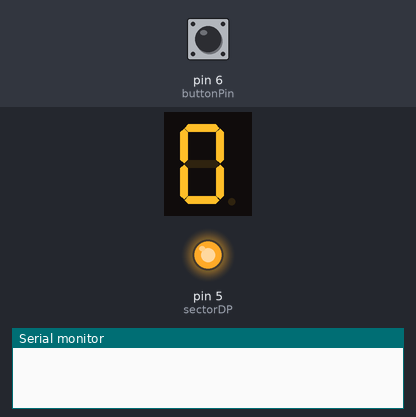
This sketch was run on a simulated Arduino Uno, built with avr-gcc and run on an emulated ATmega328P. Shown: 1-digit seven-segment display, output pins drawn as LEDs (lit = HIGH), the last lines printed to the serial monitor. Wiring (inferred from the names in the program): 1-digit 7-segment display, segments lit when HIGH: segments pin 8, pin 11, pin 12, pin 9, pin 10, pin 13, pin 7. The inputs (shaded band) are chosen by the test bench; at power-on: pin 6 (buttonPin) HIGH. The segment pins are drawn as the display they are named for; pins used as bus, display or sensor lines are not drawn.

Above: at 1.2 s.
1.3 s: pin 6 (buttonPin) pulled LOW for 1 s
At 2.7 s:
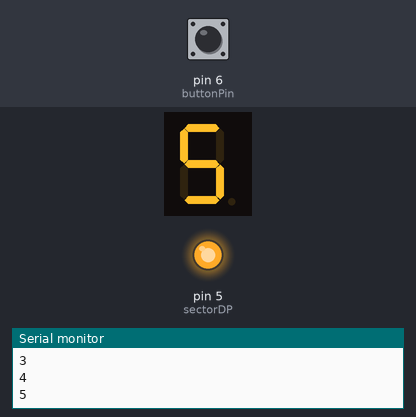
4.3 s: pin 6 (buttonPin) pulled LOW for 0.15 s
At 5.5 s:
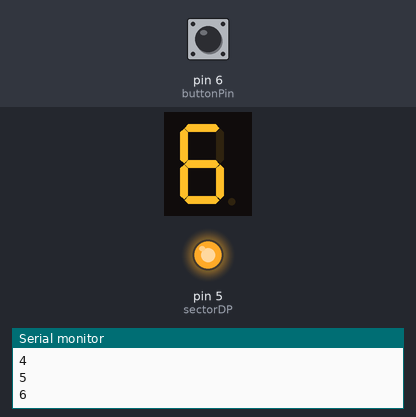
6.0 s: pin 6 (buttonPin) pulled LOW for 0.15 s
At 6.8 s:
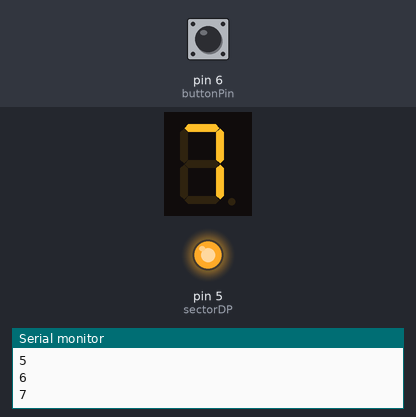
7.7 s: pin 6 (buttonPin) pulled LOW for 3.2 s
At 11.7 s:
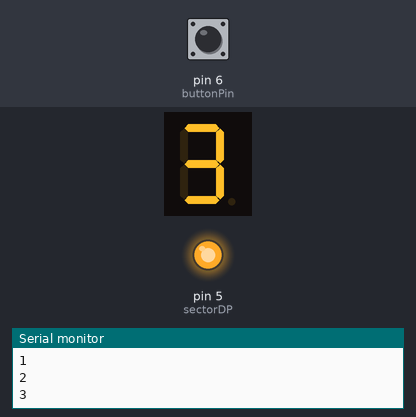
12.4 s: pin 6 (buttonPin) pulled LOW for 1 s
At 14.7 s:
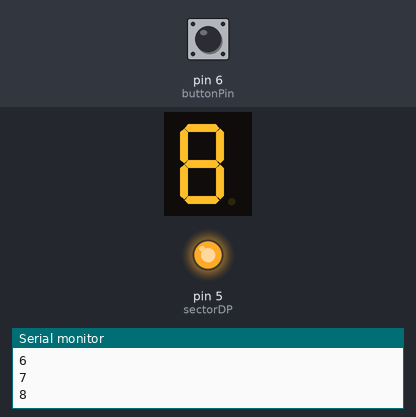
Timing chart, 0 to 16.2 s (numbered marks = the images above; inputs shaded):
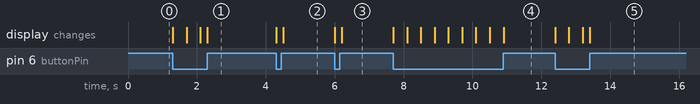

The sketch:

sketch_oct13a.ino
```cpp
// Define pins for the push button and 7-segment display segments (A-G and DP)
#define buttonPin 6
#define sectorA 12
#define sectorB 11
#define sectorC 8
#define sectorD 9
#define sectorE 10
#define sectorF 13
#define sectorG 7
#define sectorDP 5

void setup() {
  // Configure the button pin with an internal pull-up resistor
  pinMode(buttonPin, INPUT_PULLUP);

  // Configure all 7-segment display pins as outputs
  pinMode(sectorA, OUTPUT);
  pinMode(sectorB, OUTPUT);
  pinMode(sectorC, OUTPUT);
  pinMode(sectorD, OUTPUT);
  pinMode(sectorE, OUTPUT);
  pinMode(sectorF, OUTPUT);
  pinMode(sectorG, OUTPUT);
  pinMode(sectorDP, OUTPUT);

  // Initialize Serial communication for debugging at 9600 baud
  Serial.begin(9600);

  // Turn on the decimal point by default as an indicator and default 0 number
  digitalWrite(sectorDP, HIGH);
  digitalWrite(sectorA, HIGH);
  digitalWrite(sectorB, HIGH);
  digitalWrite(sectorC, HIGH);
  digitalWrite(sectorD, HIGH);
  digitalWrite(sectorF, HIGH);
  digitalWrite(sectorE, HIGH);
}

// Global counter variable to track current digit (0-9)
int num = 0;

void loop() {
  // Read the button state (LOW when pressed due to INPUT_PULLUP)
  bool click = digitalRead(buttonPin);

  // Check if the button is pressed
  if (click == 0){
    num++; // Increment the counter value

    // Clear all segments (turn them OFF) before rendering the next digit to prevent overlapping
    digitalWrite(sectorA, LOW);
    digitalWrite(sectorB, LOW);
    digitalWrite(sectorC, LOW);
    digitalWrite(sectorD, LOW);
    digitalWrite(sectorE, LOW);
    digitalWrite(sectorF, LOW);
    digitalWrite(sectorG, LOW);

    // Print the current counter value to the Serial Monitor
    Serial.println(num);

    // Simple delay for debounce and to control click speed
    delay(200);
  }

  // Display logic for numbers 0 through 9
  if (num == 1){
    digitalWrite(sectorB, HIGH);
    digitalWrite(sectorC, HIGH);
  } else if (num == 2){
    digitalWrite(sectorA, HIGH);
    digitalWrite(sectorB, HIGH);
    digitalWrite(sectorG, HIGH);
    digitalWrite(sectorE, HIGH);
    digitalWrite(sectorD, HIGH);
  } else if (num == 3){
    digitalWrite(sectorA, HIGH);
    digitalWrite(sectorB, HIGH);
    digitalWrite(sectorG, HIGH);
    digitalWrite(sectorC, HIGH);
    digitalWrite(sectorD, HIGH);
  } else if (num == 4){
    digitalWrite(sectorF, HIGH);
    digitalWrite(sectorG, HIGH);
    digitalWrite(sectorB, HIGH);
    digitalWrite(sectorC, HIGH);
  } else if (num == 5){
    digitalWrite(sectorA, HIGH);
    digitalWrite(sectorF, HIGH);
    digitalWrite(sectorG, HIGH);
    digitalWrite(sectorC, HIGH);
    digitalWrite(sectorD, HIGH);
  } else if (num == 6){
    digitalWrite(sectorA, HIGH);
    digitalWrite(sectorF, HIGH);
    digitalWrite(sectorG, HIGH);
    digitalWrite(sectorE, HIGH);
    digitalWrite(sectorD, HIGH);
    digitalWrite(sectorC, HIGH);
  } else if (num == 7){
    digitalWrite(sectorA, HIGH);
    digitalWrite(sectorB, HIGH);
    digitalWrite(sectorC, HIGH);
  } else if (num == 8){
    digitalWrite(sectorA, HIGH);
    digitalWrite(sectorB, HIGH);
    digitalWrite(sectorC, HIGH);
    digitalWrite(sectorD, HIGH);
    digitalWrite(sectorE, HIGH);
    digitalWrite(sectorF, HIGH);
    digitalWrite(sectorG, HIGH);
  } else if (num == 9){
    digitalWrite(sectorA, HIGH);
    digitalWrite(sectorB, HIGH);
    digitalWrite(sectorC, HIGH);
    digitalWrite(sectorD, HIGH);
    digitalWrite(sectorF, HIGH);
    digitalWrite(sectorG, HIGH);
  } else if (num > 9){
    num = 0; // Reset counter back to 0 when it exceeds 9

    // Default display state for 0 reset
    digitalWrite(sectorA, HIGH);
    digitalWrite(sectorB, HIGH);
    digitalWrite(sectorC, HIGH);
    digitalWrite(sectorD, HIGH);
    digitalWrite(sectorF, HIGH);
    digitalWrite(sectorE, HIGH);
  }
}
```

Measured:
- after the input at 1.3 s, the display: first changes at once (image 1 shows a later state)
- after the input at 4.3 s, the display: first changes at once (image 2 shows a later state)
- after the input at 6.0 s, the display: first changes at once (image 3 shows a later state)
- after the input at 7.7 s, the display: first changes at once (image 4 shows a later state)
- after the input at 12.4 s, the display: first changes at once (image 5 shows a later state)
